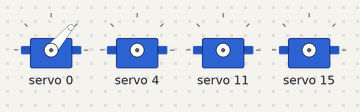
Recording of a sketch running on a simulated Arduino Uno, built with avr-gcc and run on an emulated ATmega328P. Parts: 4 × servo. At 46.5 s the program stops and its outputs stay as they are.

Above: at 0.6 s.
At 1.1 s:
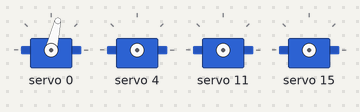
At 12.6 s:
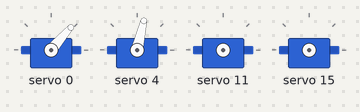
At 24.1 s:
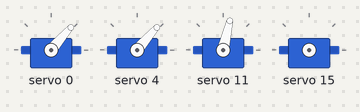
At 35.6 s:
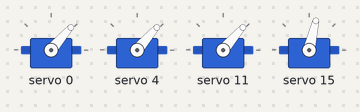
Timing chart, 0 to 47.0 s (numbered marks = the images above):
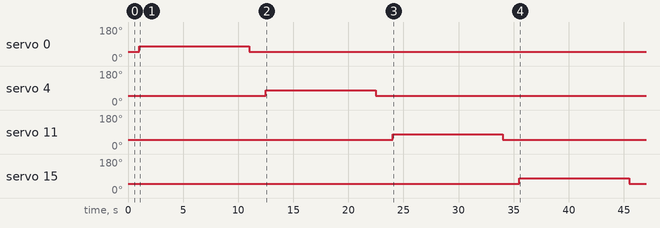

Measured:
- by itself, servo 0: 49° → 77° at 1.0 s, → 49° 10.0 s later
- by itself, servo 4: 49° → 77° at 12.5 s, → 49° 10.0 s later
- by itself, servo 11: 49° → 77° at 24.0 s, → 49° 10.0 s later
- by itself, servo 15: 49° → 77° at 35.5 s, → 49° 10.0 s later

The sketch:

sketch_may26a.ino
```cpp
#include <Wire.h>
#include <Adafruit_PWMServoDriver.h>

Adafruit_PWMServoDriver pwm = Adafruit_PWMServoDriver();

// Servo configuration
#define SERVO_MIN 150   // PWM value for 0 degrees
#define SERVO_30  275   // PWM value for ~30 degrees (adjust if needed)
#define SERVO_NEUTRAL 215  // Midpoint (tweak based on your servo)

void setup() {
  pwm.begin();
  pwm.setPWMFreq(50);  // Analog servos run at ~50 Hz
  delay(500);
}

void loop() {
  testServo(0);   // Base
  testServo(4);   // Right
  testServo(11);  // Left
  testServo(15);  // Arm
  while (1);      // Stop after one full test cycle
}

void testServo(uint8_t channel) {
  pwm.setPWM(channel, 0, SERVO_NEUTRAL);
  delay(500);

  pwm.setPWM(channel, 0, SERVO_30);  // Move +30°
  delay(10000);                      // Hold 10 seconds

  pwm.setPWM(channel, 0, SERVO_NEUTRAL);  // Return to neutral
  delay(1000);
}
```
